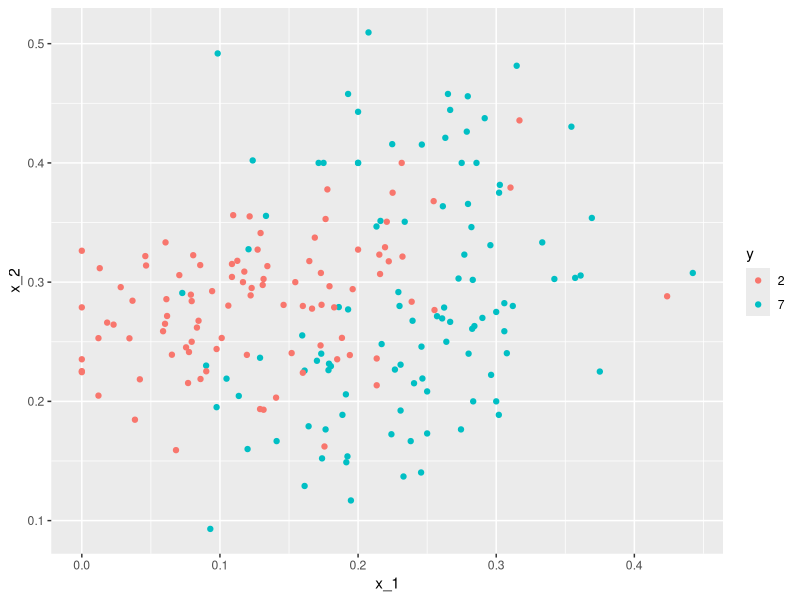
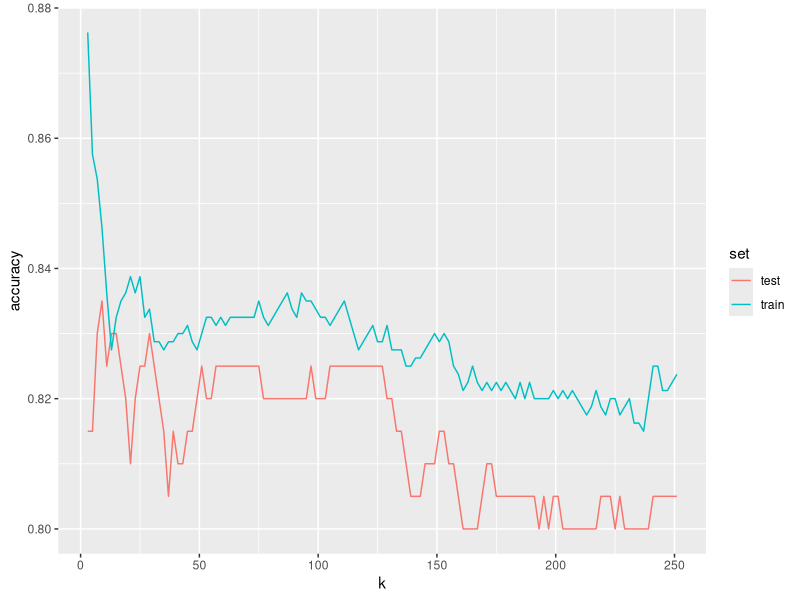

Reproduce these figures in R, in order.
#---------------------contents-------------------------
#1. Definition of k-nearest neighbors (kNN)
#2. The knn3() function to compute the k-nearest neighbors (kNN)
#3. Comparing to logistic regression
#4.1 Definition of overtraining
#4.2 Overtraining when k=1
#5. Oversmoothing when k is very high
#6. Picking the right k


#----------------------Preparing the data------------------------
library(tidyverse)
library(dslabs)
data("mnist_27")
mnist_27$test%>% ggplot(aes(x_1, x_2, color = y)) + geom_point()

head(mnist_27$test)

#------------------------1. Definition of k-nearest neighbors (kNN)-------------------------
#With k-nearest neighbors (kNN) we estimate p(x1, x2) in a similar way to bin smoothing. However, kNN is easier 
#to adapt to multiple dimensions. First we define the distance between all observations based on the features. 
#Then, for any point (x1, x2) for which we want an estimate of p(x1, x2), we look for the k nearest points to (x1, x2) 
#and then take an average of the 0s and 1s associated with these points.

#As with bin smoothers, we can control the flexibility of our estimate, in this case through the k parameter: 
#larger ks result in smoother estimates, while smaller ks result in more flexible and more wiggly estimates.

#------------------------2. The knn3() function to compute the k-nearest neighbors (kNN)---------------------

library(caret)
knn_fit <- knn3(y ~ ., data = mnist_27$train) # ~. means we use all the variables in the data set (x_1, x_2)
#Additional, this formula uses the default k=5.

#Now that we computed the knn3 model in the train data, we test the model in the test data.
y_hat_knn <- predict(knn_fit, mnist_27$test, type = "class") #type=class?
confusionMatrix(data = y_hat_knn, reference = mnist_27$test$y)$overall["Accuracy"]


#------------------------3. Comparing to logistic regression---------------------

fit_lm <- mnist_27$train %>% mutate(y = ifelse(y == 7, 1, 0)) %>% 
  lm(y ~ x_1 + x_2, data = .) #we use the lm function to calculate the logistic regression.

p_hat_lm <- predict(fit_lm, mnist_27$test) #we calculate the probability of being a 7
y_hat_lm <- factor(ifelse(p_hat_lm > 0.5, 7, 2))
confusionMatrix(data = y_hat_lm, reference = mnist_27$test$y)$overall["Accuracy"]

#We see that if we use the knn model, we have an accuracy of 0.815 compared to 0.75 from the logistic regression.

#------------------------4.1 Definition of overtraining---------------------
#Over-training is the reason that we have higher accuracy in the train set compared to the test set.
y_hat_knn_train <- predict(knn_fit, mnist_27$train, type = "class")
accuracy_train <- confusionMatrix(data = y_hat_knn_train, reference = mnist_27$train$y)$overall["Accuracy"]

y_hat_knn_test <- predict(knn_fit, mnist_27$test, type = "class")
accuracy_test <- confusionMatrix(data = y_hat_knn_test, reference = mnist_27$test$y)$overall["Accuracy"]

#We can look at both accuracies
cbind(c("train","test"),c(accuracy_train,accuracy_test))

#------------------------4.2 Overtraining when k=1---------------------
#Over-training is at its worst when we set k = 1. With k = 1, the (x1, x2) are unique. We will
#obtain perfect accuracy in the training set because each point is used to predict itself.

#Let's calculate the accuracy in the train set. We can see the accuracy is 100%.
knn_fit_1 <- knn3(y ~ ., data = mnist_27$train, k = 1)
y_hat_knn_1 <- predict(knn_fit_1, mnist_27$train, type = "class")
confusionMatrix(data=y_hat_knn_1, reference=mnist_27$train$y)$overall[["Accuracy"]] 

#Let's calculate the accuracy in the test set. We can see the accuracy is 74%. The accuracy dropped a lot because of overtraining.
y_hat_knn_1 <- predict(knn_fit_1, mnist_27$test, type = "class")
confusionMatrix(data=y_hat_knn_1, reference=mnist_27$test$y)$overall["Accuracy"]

#------------------------5. Oversmoothing when k is very high--------------------
#When we used k=1 we overtrained. However, even when we used k=5 we overtrained. This means we have to pick a higer k.
#Let's see what happens whem we use a high k. We also got a low accuracy. In this case, it is 79%.
#This is because we "over-smoothed".

knn_fit_401 <- knn3(y ~ ., data= mnist_27$train, k=401)
y_hat_knn_401 <- predict(knn_fit_401, mnist_27$test, type="class")
confusionMatrix(data=y_hat_knn_401, reference = mnist_27$test$y)$overall["Accuracy"]

#------------------------6. Picking the right k--------------------
#Let's create a sequence of ks.
ks <- seq(3, 251, 2)

library(purrr)
accuracy <- map_df(ks, function(k){
  fit <- knn3(y ~ ., data = mnist_27$train, k = k)
  y_hat_train <- predict(fit, mnist_27$train, type = "class")
  cm_train <- confusionMatrix(data = y_hat_train, reference = mnist_27$train$y)
  train_accuracy <- cm_train$overall["Accuracy"]
  y_hat_test <- predict(fit, mnist_27$test, type = "class")
  cm_test <- confusionMatrix(data = y_hat_test, reference = mnist_27$test$y)
  test_accuracy <- cm_test$overall["Accuracy"]
  tibble(train = train_accuracy, test = test_accuracy)
}) %>% mutate(k=ks)

accuracy %>% gather(set,accuracy,-k) %>% 
  ggplot(aes(x=k,y=accuracy,colour=set)) +
           geom_line() #we can compare the different accuracies according to the different ks.

#We pick the k that estimates the highest accuracy.
ks[which.max(accuracy$test)] #this is the k that maximizes the accuracy
max(accuracy$test) #this is the highest accuracy
